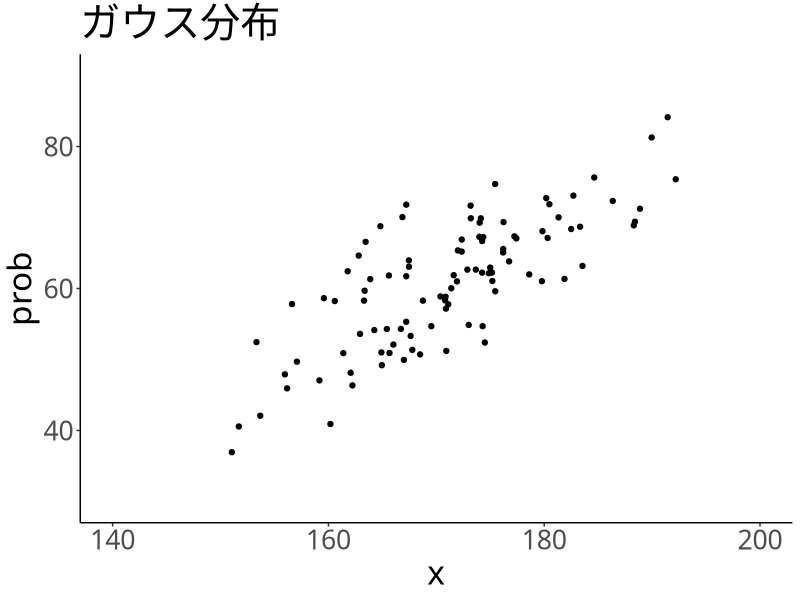
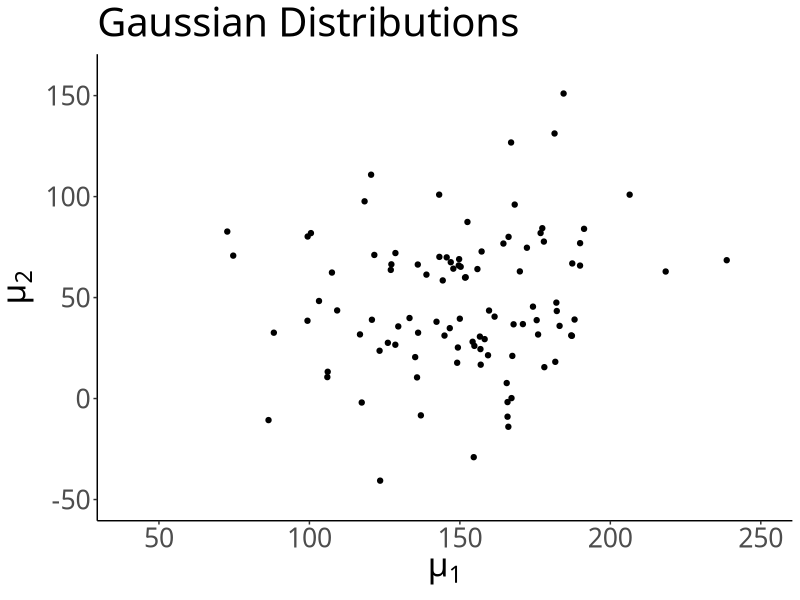
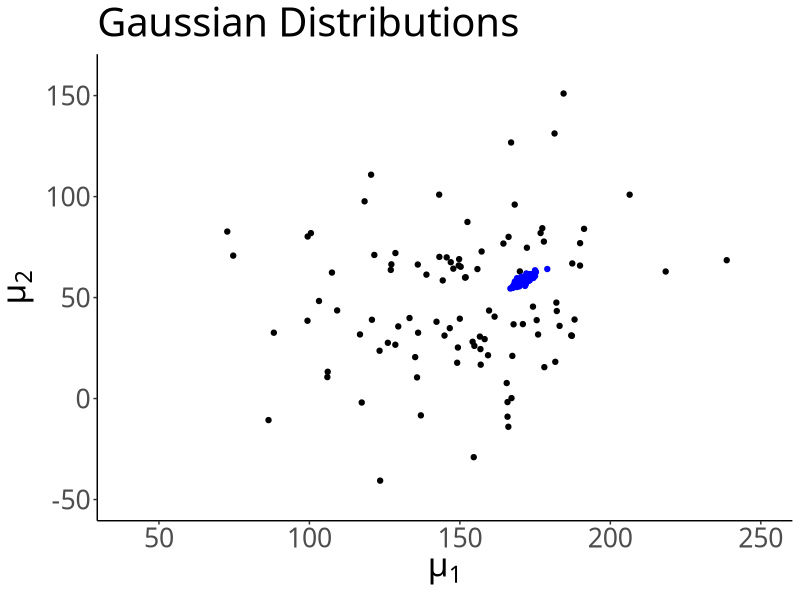

Write R code to recreate these figures, in order.
## ---- chunk 1
library(ggplot2)
library(MCMCpack)
set.seed(1)
## ---- chunk 2
mu <- c(170, 60)
lambda <- solve(matrix(c(100, 80, 80, 100), ncol = 2))
samples <- mvrnorm(100, mu = mu, Sigma = solve(lambda))

ggplot()+
  geom_point(aes(x=samples[,1], y=samples[,2]))+
  labs(x="x", y="prob", title="ガウス分布")+
  theme_classic(base_family = "HiraKakuPro-W3") +
  theme(text = element_text(size = 24))+
  lims(x=c(140,200), y=c(30,90))
## ---- chunk 3
mu_pre <- c(150, 50)
lambda_pre <- solve(matrix(c(1000, 100, 100, 1000), ncol = 2))
mu_samples_pre <- mvrnorm(100, mu = mu_pre, Sigma = solve(lambda_pre))

plot <- ggplot()+
  geom_point(aes(x=mu_samples_pre[,1], y=mu_samples_pre[,2]))+
  labs(x=expression(mu[1]), y=expression(mu[2]), title="Gaussian Distributions")+
  theme_classic(base_family = "HiraKakuPro-W3") +
  theme(text = element_text(size = 24))+
  lims(x=c(40,250), y=c(-50,160))
plot
## ---- chunk 4
data <- mvrnorm(30, mu = mu, Sigma = solve(lambda))
N <- nrow(data)
## ---- chunk 5
lambda_pos <- N*lambda + lambda_pre
mu_pos <- solve(lambda_pos) %*% (lambda %*% apply(data, 2, sum) + lambda_pre %*% mu_pre)
mu_samples_pos <- mvrnorm(100, mu = mu_pos, Sigma = solve(lambda_pos))

plot + geom_point(aes(x=mu_samples_pos[,1], y=mu_samples_pos[,2]), col="blue")
